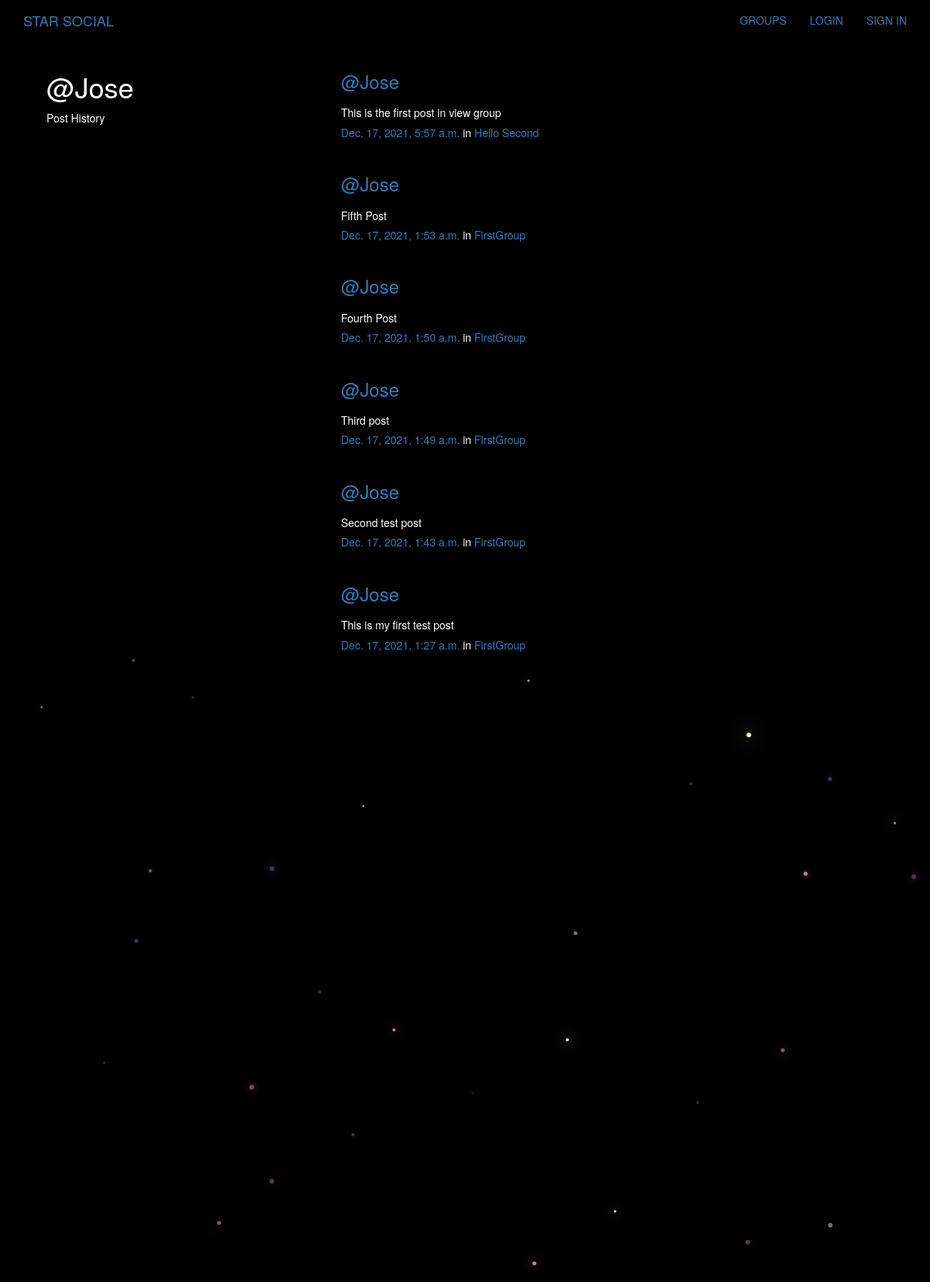
Screenshot of /posts/by/Jose/ with the database file from the repository.
### posts/models.py (models this page shows, shortened)
class Post(models.Model):
    user = models.ForeignKey(User,related_name='posts',on_delete=models.CASCADE)
    created_at = models.DateTimeField(auto_now=True)
    message = models.TextField()
    message_html = models.TextField(editable=False)
    group = models.ForeignKey(Group,related_name='posts',null=True,blank=True,on_delete=models.CASCADE)
    class Meta:
        ordering = ['-created_at']
        unique_together = ['user','message']

### groups/models.py (models this page shows, shortened)
class Group(models.Model):
    name = models.CharField(max_length=255,unique=True)
    slug = models.SlugField(allow_unicode=True,unique=True)
    description = models.TextField(blank=True,default='')
    description_html = models.TextField(editable=False,default='',blank=True)
    members = models.ManyToManyField(User,through='GroupMember')
    class Meta:
        ordering = ['name']

### posts/views.py (the view)
# urls.py: path('by/<username>/',views.UserPosts.as_view(),name='for_user'),
class UserPosts(generic.ListView):
    model = models.Post
    template_name = 'posts/user_post_list.html'
    def get_queryset(self):
        try:
            self.post_user = User.objects.prefetch_related('posts').get(username__iexact=self.kwargs.get('username'))
        except User.DoesNotExist:
            raise Http404
        else:
            return self.post_user.posts.all()
    def get_context_data(self,**kwargs):
        context = super().get_context_data(**kwargs)
        context['post_user'] = self.post_user
        return context

### posts/templates/posts/user_post_list.html
{% extends "posts/post_base.html" %}
{% block prepost %}
<div class="col-md-4">
  <h1>@{{ post_user.username }}</h1>
  <p>Post History</p>
</div>
{% endblock %}
{% block post_content %}
<div class="col-md-8">
  {% for post in post_list %}
    {% include "posts/_post.html" %}
  {% endfor %}
</div>
{% endblock %}

### posts/templates/posts/_post.html (shortened to what this page needs)
<div class="media">
	<h3 class="mr-5"><a href="{% url 'posts:for_user' username=post.user.username %}">@{{ post.user.username }}</a></h3>
	<div class="media-body">
		<h5>{{ post.message_html|safe }}
			<time class="time"><a href="{% url 'posts:single' username=post.user.username pk=post.pk %}">{{ post.created_at }}</a></time>
			{% if post.group %}
			<span class="group-name">in <a href="#">{{ post.group.name }}</a></span>
			{% endif %}
		</h5>
	</div>
</div>

### static/simplesocial/css/master.css (style rules this page uses)
body { margin: 0; overflow: hidden; background-color: black; color:white; }

### rows the page displays
Post: user.username "Jose", message_html "This is the first post in view group", created_at "Dec. 17, 2021, 5:57 a.m.", group.name "Hello Second"
Post: user.username "Jose", message_html "Fifth Post", created_at "Dec. 17, 2021, 1:53 a.m.", group.name "FirstGroup"
Post: user.username "Jose", message_html "Fourth Post", created_at "Dec. 17, 2021, 1:50 a.m.", group.name "FirstGroup"
Post: user.username "Jose", message_html "Third post", created_at "Dec. 17, 2021, 1:49 a.m.", group.name "FirstGroup"
Post: user.username "Jose", message_html "Second test post", created_at "Dec. 17, 2021, 1:43 a.m.", group.name "FirstGroup"
Post: user.username "Jose", message_html "This is my first test post", created_at "Dec. 17, 2021, 1:27 a.m.", group.name "FirstGroup"

### other values shown
{{ post_user.username }} "Jose"
